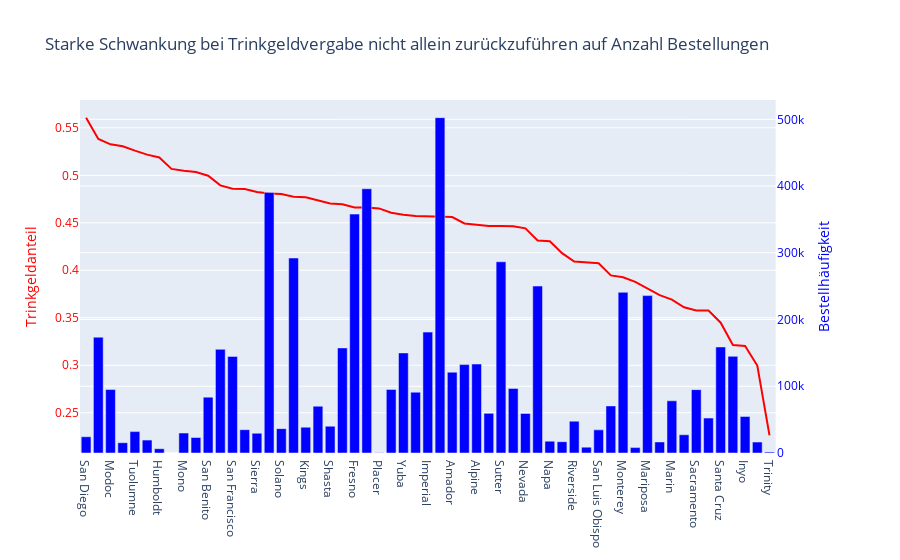

Source (notebook cell):
### Code cell
fig1 = px.line(dfTipCountCounty.reset_index(), y="tipPercentage", x="county")
fig2 = px.bar(dfTipCountCounty.reset_index(), y="orderCount", x="county")
fig2.update_traces(yaxis="y2")
fig = make_subplots(specs=[[{"secondary_y":True}]])
fig.update_yaxes(title_text="Trinkgeldanteil", secondary_y=False, color="red")
fig.update_yaxes(title_text="Bestellhäufigkeit", secondary_y=True, color="blue")
fig.add_traces(fig1.data + fig2.data)
fig.update_traces(line=dict(color="Red"), secondary_y=False)
fig.update_traces(marker=dict(color="Blue"), secondary_y=True)
fig.update_layout(title_text="Starke Schwankung bei Trinkgeldvergabe nicht allein zurückzuführen auf Anzahl Bestellungen")
fig.show()

### Figure 1 — Plotly figure (JSON) as saved in the notebook; plotly's stock layout.template omitted (floating-point values rounded to 4 significant figures)
{"data": [{"hovertemplate": "county=%{x}<br>tipPercentage=%{y}<extra></extra>", "legendgroup": "", "line": {"color": "Red", "dash": "solid"}, "marker": {"symbol": "circle"}, "mode": "lines", "name": "", "orientation": "v", "showlegend": false, "type": "scatter", "x": ["San Diego", "Santa Barbara", "Modoc", "El Dorado", "Tuolumne", "Del Norte", "Humboldt", "San Bernardino", "Mono", "Lassen", "San Benito", "Merced", "San Francisco", "Colusa", "Sierra", "Glenn", "Solano", "Kern", "Kings", "Siskiyou", "Shasta", "Los Angeles", "Fresno", "Orange", "Placer", "Santa Clara", "Yuba", "San Mateo", "Imperial", "Calaveras", "Amador", "Madera", "Alpine", "Plumas", "Sutter", "Contra Costa", "Nevada", "Ventura", "Napa", "Alameda", "Riverside", "Tehama", "San Luis Obispo", "Yolo", "Monterey", "San Joaquin", "Mariposa", "Sonoma", "Marin", "Stanislaus", "Sacramento", "Mendocino", "Santa Cruz", "Lake", "Inyo", "Tulare", "Trinity"], "xaxis": "x", "y": [0.5607, 0.5382, 0.5326, 0.5306, 0.5259, 0.5218, 0.5188, 0.5068, 0.5048, 0.5034, 0.4995, 0.4894, 0.4859, 0.4856, 0.4825, 0.4807, 0.4802, 0.4774, 0.4769, 0.4739, 0.4703, 0.4695, 0.4661, 0.466, 0.4651, 0.4606, 0.4584, 0.4571, 0.4568, 0.4562, 0.4561, 0.4493, 0.448, 0.4467, 0.4465, 0.4464, 0.4441, 0.4313, 0.4305, 0.418, 0.4092, 0.4081, 0.4074, 0.3946, 0.3926, 0.3878, 0.3804, 0.3738, 0.3691, 0.361, 0.3578, 0.3576, 0.3448, 0.3212, 0.3202, 0.2997, 0.2262], "yaxis": "y"}, {"alignmentgroup": "True", "hovertemplate": "county=%{x}<br>orderCount=%{y}<extra></extra>", "legendgroup": "", "marker": {"color": "Blue", "pattern": {"shape": ""}}, "name": "", "offsetgroup": "", "orientation": "v", "showlegend": false, "textposition": "auto", "type": "bar", "x": ["San Diego", "Santa Barbara", "Modoc", "El Dorado", "Tuolumne", "Del Norte", "Humboldt", "San Bernardino", "Mono", "Lassen", "San Benito", "Merced", "San Francisco", "Colusa", "Sierra", "Glenn", "Solano", "Kern", "Kings", "Siskiyou", "Shasta", "Los Angeles", "Fresno", "Orange", "Placer", "Santa Clara", "Yuba", "San Mateo", "Imperial", "Calaveras", "Amador", "Madera", "Alpine", "Plumas", "Sutter", "Contra Costa", "Nevada", "Ventura", "Napa", "Alameda", "Riverside", "Tehama", "San Luis Obispo", "Yolo", "Monterey", "San Joaquin", "Mariposa", "Sonoma", "Marin", "Stanislaus", "Sacramento", "Mendocino", "Santa Cruz", "Lake", "Inyo", "Tulare", "Trinity"], "xaxis": "x", "y": [24320, 173526, 95082, 15423, 32033, 19310, 6401, 148, 29865, 23200, 83712, 155346, 144710, 34943, 29582, 390414, 36500, 292188, 38678, 70133, 40145, 157398, 357941, 395915, 258, 95219, 149919, 91149, 181121, 502479, 121112, 132423, 133283, 59409, 286497, 96721, 59370, 250125, 17749, 16916, 47673, 8787, 34670, 70556, 240793, 8103, 235808, 16568, 78183, 27309, 94953, 52310, 158869, 144838, 54787, 16380, 1419], "yaxis": "y2"}], "layout": {"title": {"text": "Starke Schwankung bei Trinkgeldvergabe nicht allein zurückzuführen auf Anzahl Bestellungen"}, "xaxis": {"anchor": "y", "domain": [0, 0.94]}, "yaxis": {"anchor": "x", "color": "red", "domain": [0, 1], "title": {"text": "Trinkgeldanteil"}}, "yaxis2": {"anchor": "x", "color": "blue", "overlaying": "y", "side": "right", "title": {"text": "Bestellhäufigkeit"}}}}
